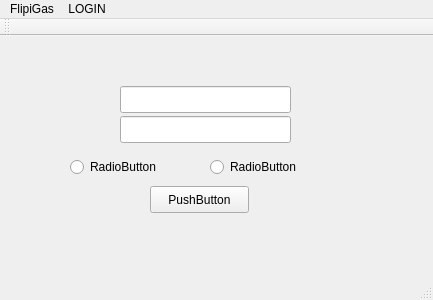
<?xml version="1.0" encoding="UTF-8"?>
<ui version="4.0">
 <class>MainWindow</class>
 <widget class="QMainWindow" name="MainWindow">
  <property name="geometry">
   <rect>
    <x>0</x>
    <y>0</y>
    <width>433</width>
    <height>300</height>
   </rect>
  </property>
  <property name="windowTitle">
   <string>MainWindow</string>
  </property>
  <widget class="QWidget" name="centralWidget">
   <widget class="QPushButton" name="pushButton">
    <property name="geometry">
     <rect>
      <x>150</x>
      <y>150</y>
      <width>99</width>
      <height>27</height>
     </rect>
    </property>
    <property name="text">
     <string>PushButton</string>
    </property>
   </widget>
   <widget class="QRadioButton" name="radioButton">
    <property name="geometry">
     <rect>
      <x>70</x>
      <y>120</y>
      <width>117</width>
      <height>22</height>
     </rect>
    </property>
    <property name="text">
     <string>RadioButton</string>
    </property>
   </widget>
   <widget class="QRadioButton" name="radioButton_2">
    <property name="geometry">
     <rect>
      <x>210</x>
      <y>120</y>
      <width>117</width>
      <height>22</height>
     </rect>
    </property>
    <property name="text">
     <string>RadioButton</string>
    </property>
   </widget>
   <widget class="QLineEdit" name="lineEdit">
    <property name="geometry">
     <rect>
      <x>120</x>
      <y>50</y>
      <width>171</width>
      <height>27</height>
     </rect>
    </property>
   </widget>
   <widget class="QLineEdit" name="lineEdit_2">
    <property name="geometry">
     <rect>
      <x>120</x>
      <y>80</y>
      <width>171</width>
      <height>27</height>
     </rect>
    </property>
   </widget>
  </widget>
  <widget class="QMenuBar" name="menuBar">
   <property name="geometry">
    <rect>
     <x>0</x>
     <y>0</y>
     <width>433</width>
     <height>25</height>
    </rect>
   </property>
   <widget class="QMenu" name="menuFlipiGas">
    <property name="title">
     <string>FlipiGas</string>
    </property>
   </widget>
   <widget class="QMenu" name="menuLOGIN">
    <property name="title">
     <string>LOGIN</string>
    </property>
    <addaction name="separator"/>
    <addaction name="separator"/>
   </widget>
   <addaction name="menuFlipiGas"/>
   <addaction name="menuLOGIN"/>
  </widget>
  <widget class="QStatusBar" name="statusBar"/>
  <widget class="QToolBar" name="toolBar">
   <property name="windowTitle">
    <string>toolBar</string>
   </property>
   <attribute name="toolBarArea">
    <enum>TopToolBarArea</enum>
   </attribute>
   <attribute name="toolBarBreak">
    <bool>false</bool>
   </attribute>
  </widget>
 </widget>
 <layoutdefault spacing="6" margin="11"/>
 <resources/>
 <connections/>
</ui>
